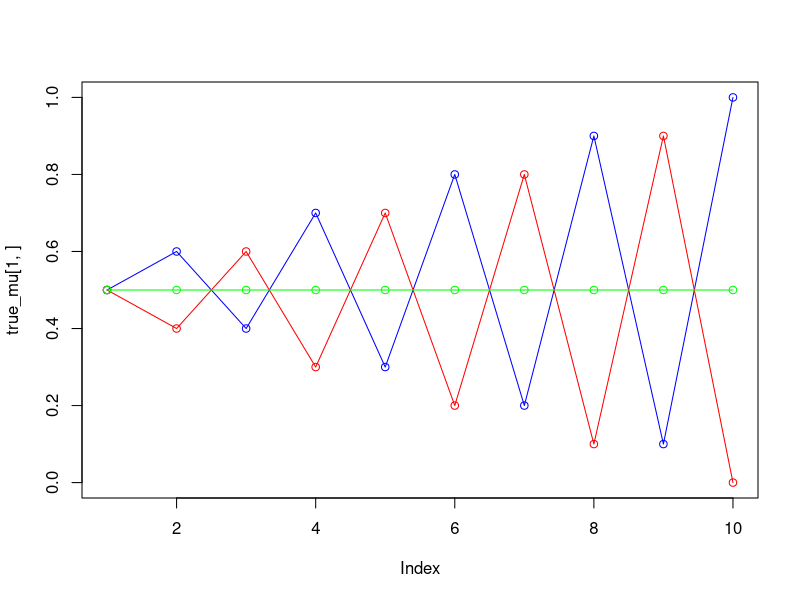
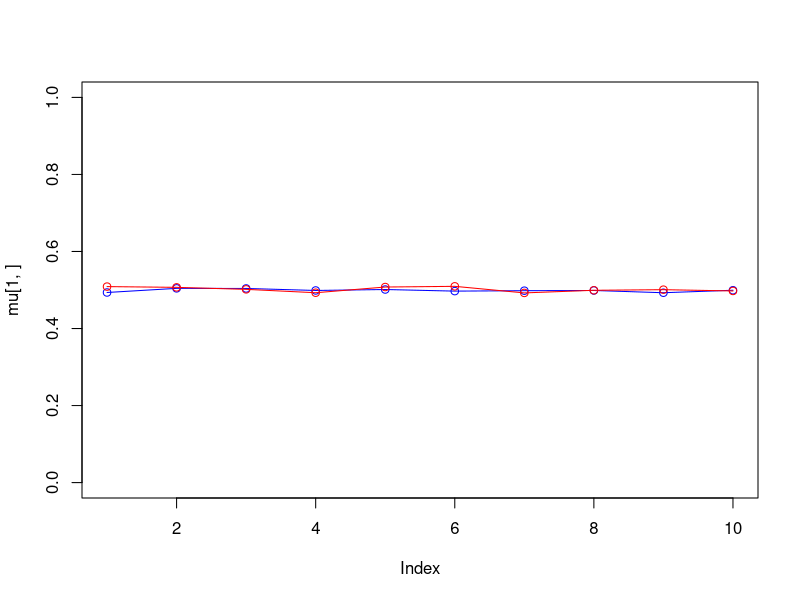
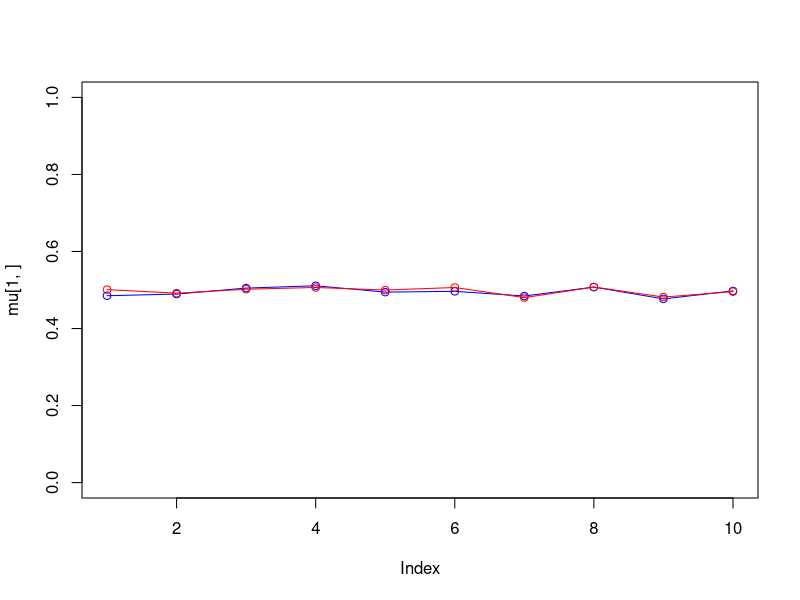
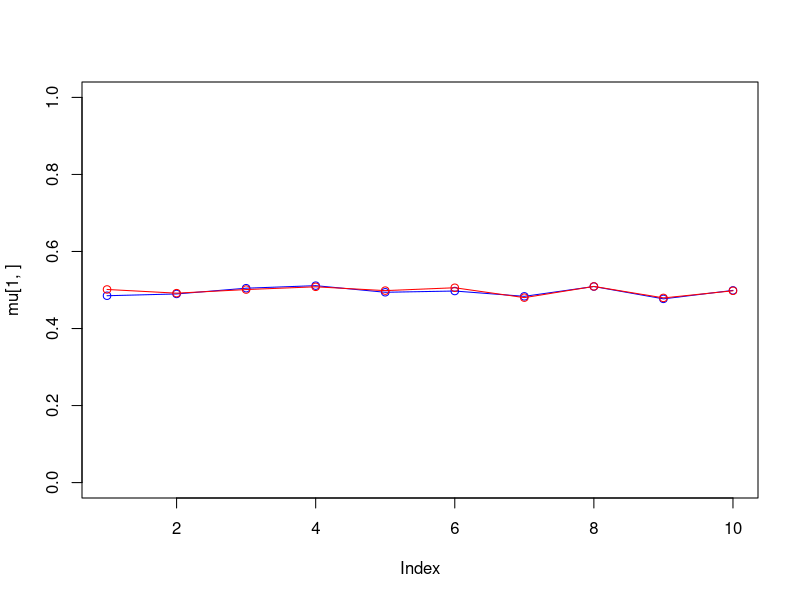
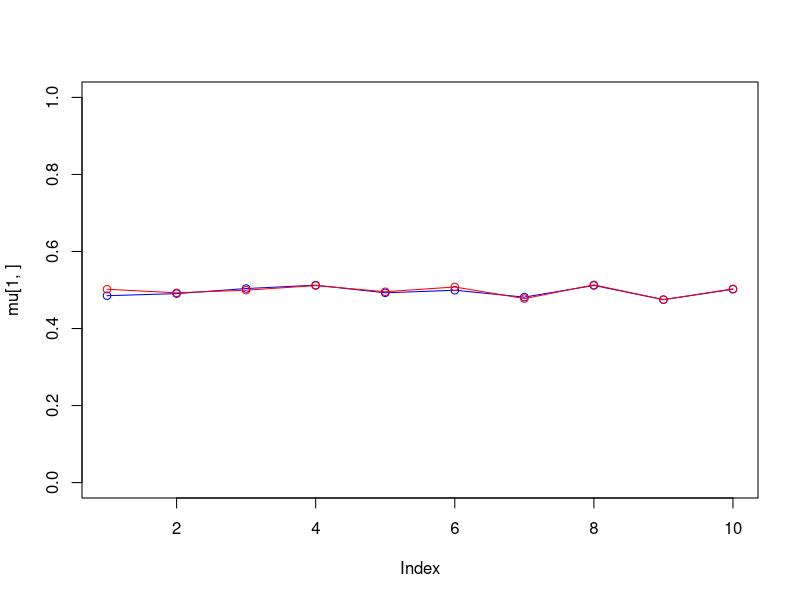
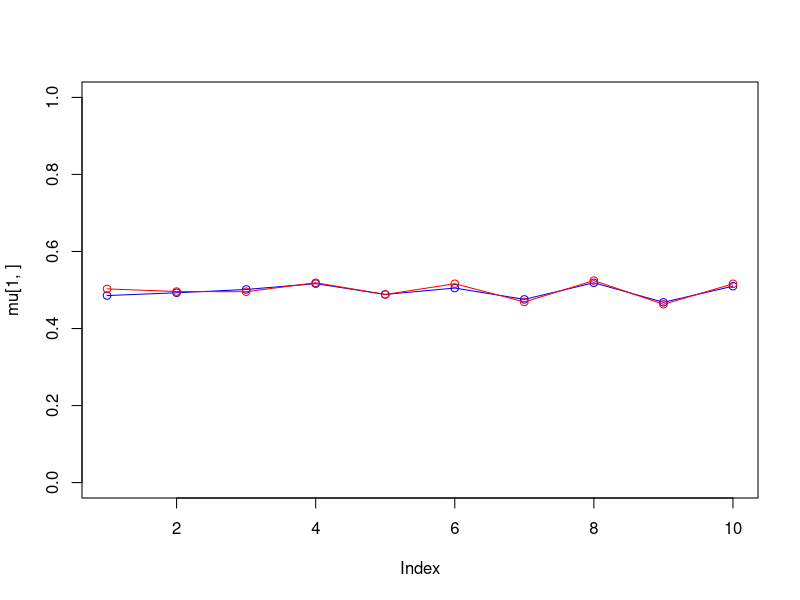
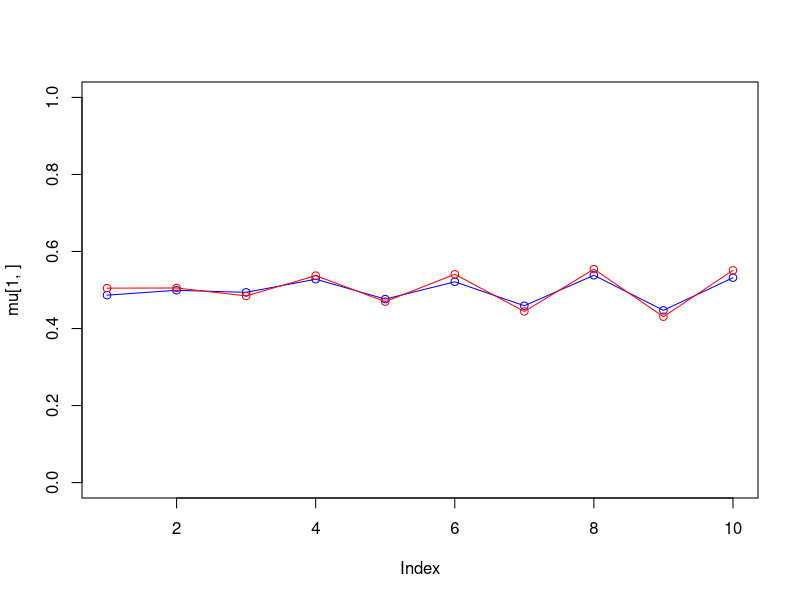
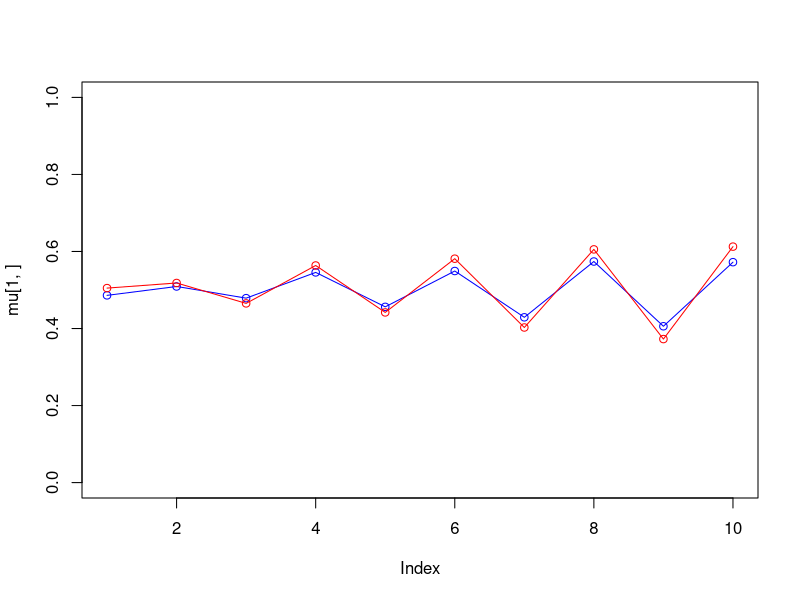

Write R code to recreate these figures, in order. (Note: this script raises an error after producing the figures.)
set.seed(1234567890)
max_it <- 100 # max number of EM iterations
min_change <- 0.1 # min change in log likelihood between two 
                  # consecutive EM iterations
N=1000 # number of training points
D=10 # number of dimensions
x <- matrix(nrow=N, ncol=D) # training data
true_pi <- vector(length = 3) # true mixing coefficients
true_mu <- matrix(nrow=3, ncol=D) # true conditional distributions
true_pi=c(1/3, 1/3, 1/3)
true_mu[1,]=c(0.5,0.6,0.4,0.7,0.3,0.8,0.2,0.9,0.1,1)
true_mu[2,]=c(0.5,0.4,0.6,0.3,0.7,0.2,0.8,0.1,0.9,0)
true_mu[3,]=c(0.5,0.5,0.5,0.5,0.5,0.5,0.5,0.5,0.5,0.5)
plot(true_mu[1,], type="o", col="blue", ylim=c(0,1))
points(true_mu[2,], type="o", col="red")
points(true_mu[3,], type="o", col="green")
# Producing the training data
for(n in 1:N) {
  k <- sample(1:3,1,prob=true_pi)
  for(d in 1:D) {
    x[n,d] <- rbinom(1,1,true_mu[k,d])
  }
}

K=4 # number of guessed components
z <- matrix(nrow=N, ncol=K) # fractional component assignments
pi <- vector(length = K) # mixing coefficients
mu <- matrix(nrow=K, ncol=D) # conditional distributions
llik <- vector(length = max_it) # log likelihood of the EM iterations

# Random initialization of the paramters
pi <- runif(K,0.49,0.51)
pi <- pi / sum(pi)
for(k in 1:K) {
  mu[k,] <- runif(D,0.49,0.51) 
}
pi
mu

################################################################################
for(it in 1:max_it) {
  plot(mu[1,], type="o", col="blue", ylim=c(0,1))
  points(mu[2,], type="o", col="red")
  # points(mu[3,], type="o", col="green")
  # points(mu[4,], type="o", col="black")
  # points(mu[5,], type="o", col="orange")
  # Sys.sleep(0.5)
  
  # E-step: Computation of the fractional component assignments
  mux <- matrix(nrow=N, ncol=K)
  for (n in 1:N) {
    for (k in 1:K) {
      mux[n,k] <- prod(mu[k,]^x[n,],(1-mu[k,])^(1-x[n,]))
    }
  }
  z <- t(pi*t(mux))/rowSums(t(pi*t(mux)))
  #Log likelihood computation.
  # E <- sum(log(rowSums(t(pi*t(mux)))))
  E <- 0
  for (n in 1:N) {
    for (k in 1:K) {
      a <- 0
        for (i in 1:D) {
          a <- a+x[n,i]*log(mu[k,i])+(1-x[n,i])*log(1-mu[k,i])
        }
      a <- log(pi[k])+a
      E <- E+z[n,k]*a
    }
  }
  
  llik[it] <- E
  cat("iteration: ", it, "log likelihood: ", llik[it], "\n")
  # flush.console()
  # Stop if the lok likelihood has not changed significantly
  if(it!=1){
    dis <- abs(llik[it]-llik[it-1])
    stopifnot(dis>=min_change)
  }
  #M-step: ML parameter estimation from the data and fractional component 
  # assignments
  pi <- colSums(z)/N
  for (k in 1:K) {
    for (i in 1:D) {
      mu[k,i] <- x[,i]%*%z[,k]/sum(z[,k])
    }
  }
}
pi
mu
plot(llik[1:it], type="o")
